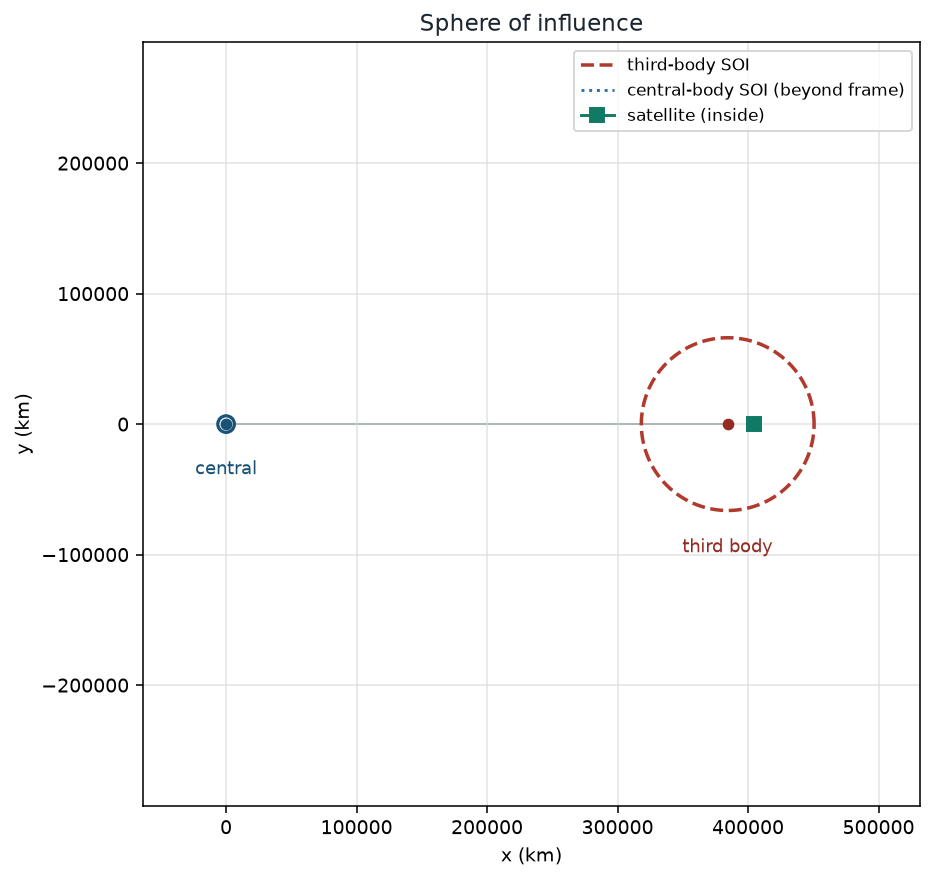

Python code for this plot:
#!/usr/bin/env python3
"""Laplace sphere of influence between a central body and a third body.

The isotropic radius is sphere_of_influence_radius. Masses use
gravitational_parameter then that same radius, or
sphere_of_influence_radius_from_mass. Central-body radii use
sphere_of_influence_in_central_radii. An optional satellite radius is
compared with the third-body sphere.
"""

from __future__ import annotations

import argparse
import math
import sys
import tempfile
from dataclasses import dataclass
from pathlib import Path

G0 = 9.80665
G_CODATA = 6.67430e-11
R0_EARTH = 6.3742e6
PLOT_TITLE = "Sphere of influence"
CHECK_TOL = 1e-9
N_CIRCLE = 361
SKILL_DIR = Path(__file__).resolve().parent
ASSUMPTIONS = (
    "classical Laplace sphere of influence for patched-conic handoff; "
    "inverse-square point masses; isotropic radius is "
    "sphere_of_influence_radius r_SOI = D*(mu2/mu1)**(2/5), equal to "
    "sphere_of_influence_radius_from_mass when mu = G*M from "
    "gravitational_parameter with NIST CODATA 2022 G; "
    "angle-dependent Tisserand corrections from Burrows TM X-53485 are "
    "omitted; r_SOI is measured from the third-body center; "
    "sphere_of_influence_in_central_radii is r_SOI/R0; the reciprocal "
    "central-body sphere relative to the third body is the same record "
    "with swapped mus; Earth default uses mu = g0*R0^2 with "
    "g0 = 9.80665 m/s^2 and R0 = 6374200 m; an optional satellite radius "
    "is the distance from the third-body center"
)
PALETTE = {
    "central": "#1a5276",
    "third": "#922b21",
    "soi_third": "#b03a2e",
    "soi_central": "#2874a6",
    "line": "#7f8c8d",
    "sat": "#117a65",
    "grid": "#d5d8dc",
    "text": "#1b2631",
    "fill_central": "#d4e6f1",
    "fill_third": "#f5b7b1",
}


@dataclass(frozen=True)
class BodyState:
    radius: float
    mu: float
    mass: float | None
    mu_source: str
    radius_source: str
    mass_source: str | None


@dataclass(frozen=True)
class Solution:
    central: BodyState
    third: BodyState
    distance: float
    r_soi_third: float
    r_soi_central: float
    r_soi_over_r0: float
    mass_ratio: float
    mu_ratio: float
    satellite_radius: float | None
    satellite_location: str | None


def print_kv(key: str, value: object) -> None:
    if isinstance(value, float):
        text = f"{value:.8g}"
    else:
        text = str(value)
    print(f"{key}: {text}")


def require_finite(value: float, flag: str) -> None:
    if not math.isfinite(value):
        raise ValueError(f"{flag} must be finite")


def require_positive(name: str, value: float) -> None:
    require_finite(value, name)
    if value <= 0.0:
        raise ValueError(f"{name} must be > 0")


def gravitational_parameter(mass: float, g_const: float = G_CODATA) -> float:
    """gravitational_parameter."""
    return g_const * mass


def sphere_of_influence_radius(distance: float, mu_secondary: float, mu_primary: float) -> float:
    """sphere_of_influence_radius."""
    return distance * (mu_secondary / mu_primary) ** (2.0 / 5.0)


def sphere_of_influence_radius_from_mass(
    distance: float, mass_secondary: float, mass_primary: float
) -> float:
    """sphere_of_influence_radius_from_mass."""
    return distance * (mass_secondary / mass_primary) ** (2.0 / 5.0)


def sphere_of_influence_in_central_radii(r_soi: float, radius: float) -> float:
    """sphere_of_influence_in_central_radii."""
    return r_soi / radius


def resolve_body(
    radius_arg: float | None,
    mu_arg: float | None,
    mass_arg: float | None,
    *,
    radius_flag: str,
    mu_flag: str,
    mass_flag: str,
    default_radius: float | None = None,
    allow_default_mu_from_radius: bool = False,
) -> BodyState:
    if mu_arg is not None and mass_arg is not None:
        raise ValueError(f"pass {mu_flag} or {mass_flag}, not both")
    if radius_arg is None:
        if default_radius is None:
            raise ValueError(f"{radius_flag} is required")
        radius = default_radius
        radius_source = "default"
    else:
        require_positive(radius_flag, radius_arg)
        radius = radius_arg
        radius_source = "input"
    mass: float | None = None
    mass_source: str | None = None
    if mass_arg is not None:
        require_positive(mass_flag, mass_arg)
        mass = mass_arg
        mass_source = "input"
        mu = gravitational_parameter(mass)
        mu_source = "mass"
    elif mu_arg is not None:
        require_positive(mu_flag, mu_arg)
        mu = mu_arg
        mu_source = "input"
    elif allow_default_mu_from_radius:
        mu = G0 * radius * radius
        mu_source = "g0_R0_sq"
    else:
        raise ValueError(f"requires {mu_flag} or {mass_flag}")
    return BodyState(
        radius=radius,
        mu=mu,
        mass=mass,
        mu_source=mu_source,
        radius_source=radius_source,
        mass_source=mass_source,
    )


def evaluate(
    central: BodyState,
    third: BodyState,
    distance: float,
    satellite_radius: float | None,
) -> Solution:
    require_positive("center-to-center distance", distance)
    if distance <= central.radius + third.radius:
        raise ValueError("center-to-center distance must exceed the sum of the body radii")
    if third.mu >= central.mu:
        raise ValueError("third-body mu must be smaller than the central-body mu")
    r_soi_third = sphere_of_influence_radius(distance, third.mu, central.mu)
    r_soi_central = sphere_of_influence_radius(distance, central.mu, third.mu)
    if central.mass is not None and third.mass is not None:
        from_mass = sphere_of_influence_radius_from_mass(distance, third.mass, central.mass)
        if abs(from_mass - r_soi_third) > CHECK_TOL * max(1.0, r_soi_third):
            raise ValueError("mass and mu sphere-of-influence radii disagree")
    r_over = sphere_of_influence_in_central_radii(r_soi_third, central.radius)
    location: str | None = None
    if satellite_radius is not None:
        require_positive("satellite radius", satellite_radius)
        if satellite_radius < third.radius:
            raise ValueError("satellite radius must be at or above the third-body surface")
        location = "inside" if satellite_radius <= r_soi_third else "outside"
    return Solution(
        central=central,
        third=third,
        distance=distance,
        r_soi_third=r_soi_third,
        r_soi_central=r_soi_central,
        r_soi_over_r0=r_over,
        mass_ratio=third.mu / central.mu,
        mu_ratio=third.mu / central.mu,
        satellite_radius=satellite_radius,
        satellite_location=location,
    )


def circle_xy(center_x: float, radius: float, count: int = N_CIRCLE) -> tuple[list[float], list[float]]:
    xs: list[float] = []
    ys: list[float] = []
    for i in range(count):
        angle = 2.0 * math.pi * i / (count - 1)
        xs.append(center_x + radius * math.cos(angle))
        ys.append(radius * math.sin(angle))
    return xs, ys


def ensure_matplotlib():
    try:
        import matplotlib

        if "matplotlib.pyplot" not in sys.modules:
            matplotlib.use("Agg")
        import matplotlib.pyplot as plt
        from matplotlib.patches import Circle
    except ImportError as exc:
        raise ValueError("matplotlib is required to plot the sphere of influence") from exc
    return plt, Circle


def plot_png(path: Path, result: Solution) -> None:
    plt, Circle = ensure_matplotlib()
    fig, ax = plt.subplots(figsize=(9.2, 6.4))
    c = result.central
    t = result.third
    d_km = result.distance / 1000.0
    r0_km = c.radius / 1000.0
    r3_km = t.radius / 1000.0
    soi3_km = result.r_soi_third / 1000.0
    soi1_km = result.r_soi_central / 1000.0

    ax.add_patch(
        Circle(
            (0.0, 0.0),
            r0_km,
            facecolor=PALETTE["fill_central"],
            edgecolor=PALETTE["central"],
            linewidth=1.6,
            zorder=3,
        )
    )
    ax.add_patch(
        Circle(
            (d_km, 0.0),
            r3_km,
            facecolor=PALETTE["fill_third"],
            edgecolor=PALETTE["third"],
            linewidth=1.6,
            zorder=3,
        )
    )

    xs, ys = circle_xy(d_km, soi3_km)
    ax.plot(xs, ys, color=PALETTE["soi_third"], linewidth=1.8, linestyle="--", label="third-body SOI", zorder=4)
    frame = max(d_km + max(r3_km, soi3_km), r0_km, soi3_km) * 1.18
    if soi1_km <= 1.35 * frame:
        xs1, ys1 = circle_xy(0.0, soi1_km)
        ax.plot(
            xs1,
            ys1,
            color=PALETTE["soi_central"],
            linewidth=1.3,
            linestyle=":",
            label="central-body SOI",
            zorder=2,
        )
    else:
        ax.plot([], [], color=PALETTE["soi_central"], linestyle=":", label="central-body SOI (beyond frame)")

    ax.plot([0.0, d_km], [0.0, 0.0], color=PALETTE["line"], linewidth=1.0, zorder=1)
    ax.plot(0.0, 0.0, "o", color=PALETTE["central"], markersize=5, zorder=5)
    ax.plot(d_km, 0.0, "o", color=PALETTE["third"], markersize=5, zorder=5)

    if result.satellite_radius is not None:
        sat_km = result.satellite_radius / 1000.0
        ax.plot(
            d_km + sat_km,
            0.0,
            marker="s",
            color=PALETTE["sat"],
            markersize=7,
            zorder=6,
            label=f"satellite ({result.satellite_location})",
        )
        frame = max(frame, d_km + sat_km)

    ax.set_xlim(-0.12 * frame, frame)
    ax.set_ylim(-0.55 * frame, 0.55 * frame)
    ax.set_aspect("equal", adjustable="box")
    ax.set_xlabel("x (km)")
    ax.set_ylabel("y (km)")
    ax.set_title(PLOT_TITLE, color=PALETTE["text"])
    ax.grid(True, color=PALETTE["grid"], alpha=0.7)
    ax.legend(loc="upper right", fontsize=8.5)
    ax.text(
        0.0,
        -r0_km - 0.04 * frame,
        "central",
        ha="center",
        va="top",
        color=PALETTE["central"],
        fontsize=9,
    )
    ax.text(
        d_km,
        -max(r3_km, soi3_km) - 0.04 * frame,
        "third body",
        ha="center",
        va="top",
        color=PALETTE["third"],
        fontsize=9,
    )
    fig.tight_layout()
    path.parent.mkdir(parents=True, exist_ok=True)
    try:
        fig.savefig(path, dpi=140, bbox_inches="tight", facecolor="white")
    except OSError as exc:
        plt.close(fig)
        raise ValueError(f"could not write the plot: {exc}") from exc
    plt.close(fig)


def emit(result: Solution, path: Path | None) -> None:
    print_kv("title", PLOT_TITLE)
    print_kv("assumptions", ASSUMPTIONS)
    print_kv("R0_m", result.central.radius)
    print_kv("R0_source", result.central.radius_source)
    print_kv("g0_m_s2", G0)
    print_kv("G_m3_kg_s2", G_CODATA)
    print_kv("mu_m3_s2", result.central.mu)
    print_kv("mu_source", result.central.mu_source)
    if result.central.mass is not None:
        print_kv("M_kg", result.central.mass)
        print_kv("M_source", result.central.mass_source)
    print_kv("R3_m", result.third.radius)
    print_kv("R3_source", result.third.radius_source)
    print_kv("mu3_m3_s2", result.third.mu)
    print_kv("mu3_source", result.third.mu_source)
    if result.third.mass is not None:
        print_kv("M3_kg", result.third.mass)
        print_kv("M3_source", result.third.mass_source)
    print_kv("D_m", result.distance)
    print_kv("mu_ratio", result.mu_ratio)
    print_kv("r_SOI_m", result.r_soi_third)
    print_kv("r_SOI_central_radii", result.r_soi_over_r0)
    print_kv("r_SOI_central_m", result.r_soi_central)
    print_kv("r_SOI_central_third_radii", result.r_soi_central / result.third.radius)
    if result.satellite_radius is not None:
        print_kv("rsat_m", result.satellite_radius)
        print_kv("satellite_location", result.satellite_location)
    if result.r_soi_third + result.third.radius > result.distance - result.central.radius:
        print_kv(
            "warning",
            "third-body SOI reaches beyond the gap to the central surface; "
            "the isotropic Laplace model is only a patched-conic estimate",
        )
    if path is not None:
        print_kv("graph", str(path))


def run(ns: argparse.Namespace) -> int:
    central = resolve_body(
        ns.R0,
        ns.mu,
        ns.mass,
        radius_flag="--R0",
        mu_flag="--mu",
        mass_flag="--mass",
        default_radius=R0_EARTH,
        allow_default_mu_from_radius=True,
    )
    if ns.R3 is None:
        raise ValueError("--R3 is required")
    if ns.D is None:
        raise ValueError("--D is required")
    third = resolve_body(
        ns.R3,
        ns.mu3,
        ns.mass3,
        radius_flag="--R3",
        mu_flag="--mu3",
        mass_flag="--mass3",
    )
    result = evaluate(central, third, ns.D, ns.rsat)
    path: Path | None = None
    if not ns.no_plot:
        path = Path(ns.out) if ns.out else SKILL_DIR / "sphere_of_influence.png"
        path = path.resolve()
        plot_png(path, result)
    elif ns.out is not None:
        raise ValueError("pass --out only when a PNG is written")
    emit(result, path)
    return 0


def fail(message: str) -> int:
    print(f"CHECK FAIL: {message}", file=sys.stderr)
    return 1


def capture(argv: list[str]) -> tuple[int, str, str]:
    from io import StringIO

    out = StringIO()
    err = StringIO()
    old_out, old_err = sys.stdout, sys.stderr
    sys.stdout, sys.stderr = out, err
    try:
        code = main(argv)
    finally:
        sys.stdout, sys.stderr = old_out, old_err
    return code, out.getvalue(), err.getvalue()


def run_check() -> int:
    # Unit geometry: D = 32, mu1 = 32, mu2 = 1 => r_SOI = 8.
    r = sphere_of_influence_radius(32.0, 1.0, 32.0)
    if abs(r - 8.0) > CHECK_TOL:
        return fail("sphere_of_influence_radius unit case")
    if abs(sphere_of_influence_radius_from_mass(32.0, 1.0, 32.0) - 8.0) > CHECK_TOL:
        return fail("sphere_of_influence_radius_from_mass unit case")
    if abs(sphere_of_influence_in_central_radii(20.0, 2.0) - 10.0) > CHECK_TOL:
        return fail("sphere_of_influence_in_central_radii unit case")
    mu = gravitational_parameter(2.0, 3.0)
    if abs(mu - 6.0) > CHECK_TOL:
        return fail("gravitational_parameter unit case")

    with tempfile.TemporaryDirectory() as folder:
        png = Path(folder) / "soi.png"
        code, text, err = capture(
            [
                "--R0",
                "1",
                "--mu",
                "32",
                "--R3",
                "0.1",
                "--mu3",
                "1",
                "--D",
                "32",
                "--rsat",
                "4",
                "--out",
                str(png),
            ]
        )
        if code != 0:
            return fail(f"cli unit case failed: {err}")
        if "r_SOI_m: 8" not in text:
            return fail("cli r_SOI was not 8")
        if "r_SOI_central_radii: 8" not in text:
            return fail("cli r_SOI/R0 was not 8")
        if "satellite_location: inside" not in text:
            return fail("cli satellite was not inside")
        if not png.is_file() or png.stat().st_size < 100:
            return fail("cli did not write a PNG")

        code, text, err = capture(
            [
                "--R0",
                "1",
                "--mass",
                "32",
                "--R3",
                "0.1",
                "--mass3",
                "1",
                "--D",
                "32",
                "--no-plot",
            ]
        )
        if code != 0:
            return fail(f"mass path failed: {err}")
        if "mu_source: mass" not in text or "mu3_source: mass" not in text:
            return fail("mass path did not report mu from mass")
        # G*32 and G*1 keep the same ratio, so r_SOI stays 8.
        if "r_SOI_m: 8" not in text:
            return fail("mass path r_SOI was not 8")

        code, text, err = capture(
            [
                "--R0",
                "1",
                "--mu",
                "32",
                "--R3",
                "0.1",
                "--mu3",
                "1",
                "--D",
                "32",
                "--rsat",
                "20",
                "--no-plot",
            ]
        )
        if code != 0:
            return fail(f"outside satellite failed: {err}")
        if "satellite_location: outside" not in text:
            return fail("cli satellite was not outside")

        code, _text, err = capture(
            ["--R0", "1", "--mu", "1", "--mass", "1", "--R3", "0.1", "--mu3", "0.1", "--D", "10"]
        )
        if code == 0:
            return fail("accepted both --mu and --mass")

        code, text, err = capture(
            [
                "--R3",
                "1.737e6",
                "--mu3",
                "4.9048695e12",
                "--D",
                "3.844e8",
                "--no-plot",
            ]
        )
        # Earth defaults are allowed for the central body.
        if code != 0:
            return fail(f"Earth-default central body failed: {err}")
        if "R0_source: default" not in text or "mu_source: g0_R0_sq" not in text:
            return fail("Earth-default sources were not reported")
        if "r_SOI_m:" not in text:
            return fail("Earth-Moon style case omitted r_SOI")

        code, _text, err = capture(
            ["--R0", "1", "--mu", "32", "--mu3", "1", "--D", "32", "--no-plot"]
        )
        if code == 0:
            return fail("missing --R3 was accepted")

    print("check: pass")
    print_kv("unit_r_SOI_m", r)
    return 0


def parse_args(argv: list[str] | None = None) -> argparse.Namespace:
    parser = argparse.ArgumentParser(
        description=(
            "Laplace sphere of influence of a third body relative to a "
            "central body, with optional satellite location and PNG."
        )
    )
    parser.add_argument(
        "--R0",
        type=float,
        default=None,
        help=f"central-body radius [m]; default Earth {R0_EARTH:.8g}",
    )
    parser.add_argument("--mu", type=float, default=None, help="central-body gravitational parameter [m^3/s^2]")
    parser.add_argument("--mass", type=float, default=None, help="central-body mass [kg]; mu = G*M")
    parser.add_argument("--R3", type=float, default=None, help="third-body radius [m]")
    parser.add_argument("--mu3", type=float, default=None, help="third-body gravitational parameter [m^3/s^2]")
    parser.add_argument("--mass3", type=float, default=None, help="third-body mass [kg]; mu3 = G*M3")
    parser.add_argument("--D", type=float, default=None, help="distance between the two centers [m]")
    parser.add_argument(
        "--rsat",
        type=float,
        default=None,
        help="optional satellite radius from the third-body center [m]",
    )
    parser.add_argument("--out", type=str, default=None, help="PNG path")
    parser.add_argument(
        "--no-plot",
        action="store_true",
        help="skip the PNG (optional figure)",
    )
    parser.add_argument("--check", action="store_true", help="run built-in consistency checks")
    return parser.parse_args(argv)


def main(argv: list[str] | None = None) -> int:
    args = parse_args(argv)
    if args.check:
        return run_check()
    try:
        return run(args)
    except ValueError as exc:
        print(f"error: {exc}", file=sys.stderr)
        return 2


if __name__ == "__main__":
    sys.exit(main())
